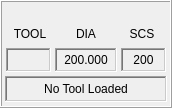
         <widget class="QFrame" name="frame_tool">
          <property name="sizePolicy">
           <sizepolicy hsizetype="Expanding" vsizetype="Preferred">
            <horstretch>0</horstretch>
            <verstretch>0</verstretch>
           </sizepolicy>
          </property>
          <property name="minimumSize">
           <size>
            <width>172</width>
            <height>0</height>
           </size>
          </property>
          <property name="maximumSize">
           <size>
            <width>172</width>
            <height>16777215</height>
           </size>
          </property>
          <property name="frameShape">
           <enum>QFrame::Box</enum>
          </property>
          <property name="frameShadow">
           <enum>QFrame::Raised</enum>
          </property>
          <layout class="QVBoxLayout" name="verticalLayout_43">
           <property name="spacing">
            <number>4</number>
           </property>
           <property name="leftMargin">
            <number>1</number>
           </property>
           <property name="topMargin">
            <number>4</number>
           </property>
           <property name="rightMargin">
            <number>1</number>
           </property>
           <property name="bottomMargin">
            <number>4</number>
           </property>
           <item>
            <widget class="QLabel" name="lbl_tool_image">
             <property name="sizePolicy">
              <sizepolicy hsizetype="Expanding" vsizetype="Preferred">
               <horstretch>0</horstretch>
               <verstretch>0</verstretch>
              </sizepolicy>
             </property>
             <property name="minimumSize">
              <size>
               <width>20</width>
               <height>0</height>
              </size>
             </property>
             <property name="text">
              <string/>
             </property>
             <property name="pixmap">
              <pixmap resource="../../my-qtdragron/qtdragon/qtdragon.qrc">:/images/images/atc_spindle_tool.png</pixmap>
             </property>
             <property name="scaledContents">
              <bool>false</bool>
             </property>
             <property name="alignment">
              <set>Qt::AlignBottom|Qt::AlignHCenter</set>
             </property>
            </widget>
           </item>
           <item>
            <widget class="QWidget" name="widget_tool" native="true">
             <layout class="QVBoxLayout" name="verticalLayout_45">
              <property name="spacing">
               <number>4</number>
              </property>
              <property name="leftMargin">
               <number>2</number>
              </property>
              <property name="topMargin">
               <number>0</number>
              </property>
              <property name="rightMargin">
               <number>2</number>
              </property>
              <property name="bottomMargin">
               <number>0</number>
              </property>
              <item>
               <layout class="QHBoxLayout" name="horizontalLayout_55">
                <property name="spacing">
                 <number>6</number>
                </property>
                <property name="leftMargin">
                 <number>0</number>
                </property>
                <property name="rightMargin">
                 <number>0</number>
                </property>
                <property name="bottomMargin">
                 <number>0</number>
                </property>
                <item>
                 <widget class="QLabel" name="label_38">
                  <property name="sizePolicy">
                   <sizepolicy hsizetype="Preferred" vsizetype="Fixed">
                    <horstretch>0</horstretch>
                    <verstretch>0</verstretch>
                   </sizepolicy>
                  </property>
                  <property name="minimumSize">
                   <size>
                    <width>20</width>
                    <height>20</height>
                   </size>
                  </property>
                  <property name="maximumSize">
                   <size>
                    <width>60</width>
                    <height>20</height>
                   </size>
                  </property>
                  <property name="text">
                   <string>TOOL</string>
                  </property>
                  <property name="alignment">
                   <set>Qt::AlignCenter</set>
                  </property>
                 </widget>
                </item>
                <item>
                 <widget class="QLabel" name="label_39">
                  <property name="sizePolicy">
                   <sizepolicy hsizetype="Preferred" vsizetype="Fixed">
                    <horstretch>0</horstretch>
                    <verstretch>0</verstretch>
                   </sizepolicy>
                  </property>
                  <property name="minimumSize">
                   <size>
                    <width>20</width>
                    <height>20</height>
                   </size>
                  </property>
                  <property name="maximumSize">
                   <size>
                    <width>60</width>
                    <height>20</height>
                   </size>
                  </property>
                  <property name="text">
                   <string>DIA</string>
                  </property>
                  <property name="alignment">
                   <set>Qt::AlignCenter</set>
                  </property>
                 </widget>
                </item>
                <item>
                 <widget class="QLabel" name="label_41">
                  <property name="sizePolicy">
                   <sizepolicy hsizetype="Fixed" vsizetype="Fixed">
                    <horstretch>0</horstretch>
                    <verstretch>0</verstretch>
                   </sizepolicy>
                  </property>
                  <property name="minimumSize">
                   <size>
                    <width>20</width>
                    <height>20</height>
                   </size>
                  </property>
                  <property name="maximumSize">
                   <size>
                    <width>60</width>
                    <height>20</height>
                   </size>
                  </property>
                  <property name="text">
                   <string>SCS</string>
                  </property>
                  <property name="alignment">
                   <set>Qt::AlignCenter</set>
                  </property>
                 </widget>
                </item>
               </layout>
              </item>
              <item>
               <layout class="QHBoxLayout" name="horizontalLayout_56">
                <property name="spacing">
                 <number>4</number>
                </property>
                <property name="leftMargin">
                 <number>1</number>
                </property>
                <property name="rightMargin">
                 <number>1</number>
                </property>
                <property name="bottomMargin">
                 <number>0</number>
                </property>
                <item>
                 <widget class="StatusLabel" name="status_tool_no">
                  <property name="sizePolicy">
                   <sizepolicy hsizetype="Fixed" vsizetype="Fixed">
                    <horstretch>0</horstretch>
                    <verstretch>0</verstretch>
                   </sizepolicy>
                  </property>
                  <property name="minimumSize">
                   <size>
                    <width>20</width>
                    <height>24</height>
                   </size>
                  </property>
                  <property name="maximumSize">
                   <size>
                    <width>56</width>
                    <height>24</height>
                   </size>
                  </property>
                  <property name="frameShape">
                   <enum>QFrame::WinPanel</enum>
                  </property>
                  <property name="frameShadow">
                   <enum>QFrame::Sunken</enum>
                  </property>
                  <property name="lineWidth">
                   <number>1</number>
                  </property>
                  <property name="alignment">
                   <set>Qt::AlignCenter</set>
                  </property>
                  <property name="tool_number_status" stdset="0">
                   <bool>true</bool>
                  </property>
                 </widget>
                </item>
                <item>
                 <widget class="StatusLabel" name="status_tool_diameter">
                  <property name="sizePolicy">
                   <sizepolicy hsizetype="Fixed" vsizetype="Fixed">
                    <horstretch>0</horstretch>
                    <verstretch>0</verstretch>
                   </sizepolicy>
                  </property>
                  <property name="minimumSize">
                   <size>
                    <width>62</width>
                    <height>24</height>
                   </size>
                  </property>
                  <property name="maximumSize">
                   <size>
                    <width>83</width>
                    <height>24</height>
                   </size>
                  </property>
                  <property name="frameShape">
                   <enum>QFrame::WinPanel</enum>
                  </property>
                  <property name="frameShadow">
                   <enum>QFrame::Sunken</enum>
                  </property>
                  <property name="lineWidth">
                   <number>1</number>
                  </property>
                  <property name="text">
                   <string>200.000</string>
                  </property>
                  <property name="alignment">
                   <set>Qt::AlignCenter</set>
                  </property>
                  <property name="textTemplate" stdset="0">
                   <string>%5.3f</string>
                  </property>
                  <property name="alt_textTemplate" stdset="0">
                   <string>%5.3f</string>
                  </property>
                  <property name="index_number" stdset="0">
                   <number>0</number>
                  </property>
                  <property name="tool_diameter_status" stdset="0">
                   <bool>true</bool>
                  </property>
                 </widget>
                </item>
                <item>
                 <widget class="StatusLabel" name="statuslabel_vc">
                  <property name="sizePolicy">
                   <sizepolicy hsizetype="Fixed" vsizetype="Fixed">
                    <horstretch>0</horstretch>
                    <verstretch>0</verstretch>
                   </sizepolicy>
                  </property>
                  <property name="minimumSize">
                   <size>
                    <width>20</width>
                    <height>24</height>
                   </size>
                  </property>
                  <property name="maximumSize">
                   <size>
                    <width>56</width>
                    <height>24</height>
                   </size>
                  </property>
                  <property name="toolTip">
                   <string>Surface cutting speed</string>
                  </property>
                  <property name="statusTip">
                   <string/>
                  </property>
                  <property name="frameShape">
                   <enum>QFrame::WinPanel</enum>
                  </property>
                  <property name="frameShadow">
                   <enum>QFrame::Sunken</enum>
                  </property>
                  <property name="lineWidth">
                   <number>1</number>
                  </property>
                  <property name="text">
                   <string>200</string>
                  </property>
                  <property name="alignment">
                   <set>Qt::AlignCenter</set>
                  </property>
                  <property name="textTemplate" stdset="0">
                   <string>%d</string>
                  </property>
                  <property name="alt_textTemplate" stdset="0">
                   <string>%d</string>
                  </property>
                  <property name="feed_override_status" stdset="0">
                   <bool>false</bool>
                  </property>
                  <property name="actual_surface_speed_status" stdset="0">
                   <bool>true</bool>
                  </property>
                 </widget>
                </item>
               </layout>
              </item>
              <item>
               <widget class="StatusLabel" name="tool_desc_status">
                <property name="sizePolicy">
                 <sizepolicy hsizetype="Fixed" vsizetype="Fixed">
                  <horstretch>0</horstretch>
                  <verstretch>0</verstretch>
                 </sizepolicy>
                </property>
                <property name="minimumSize">
                 <size>
                  <width>20</width>
                  <height>26</height>
                 </size>
                </property>
                <property name="maximumSize">
                 <size>
                  <width>179</width>
                  <height>26</height>
                 </size>
                </property>
                <property name="frameShape">
                 <enum>QFrame::WinPanel</enum>
                </property>
                <property name="frameShadow">
                 <enum>QFrame::Sunken</enum>
                </property>
                <property name="text">
                 <string>No Tool Loaded</string>
                </property>
                <property name="scaledContents">
                 <bool>false</bool>
                </property>
                <property name="alignment">
                 <set>Qt::AlignCenter</set>
                </property>
                <property name="tool_comment_status" stdset="0">
                 <bool>true</bool>
                </property>
               </widget>
              </item>
             </layout>
            </widget>
           </item>
          </layout>
         </widget>
